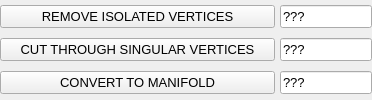
	<widget class="QWidget" name="panelManifold">
	  <property name="sizePolicy">
	    <sizepolicy hsizetype="Expanding" vsizetype="Fixed">
	      <horstretch>0</horstretch>
	      <verstretch>0</verstretch>
	    </sizepolicy>
	  </property>
	  <property name="visible">
	    <bool>false</bool>
	  </property>

	  <layout class="QGridLayout" name="panelManifoldGridLayout">
	    <property name="leftMargin">
	      <number>0</number>
	    </property>
	    <property name="topMargin">
	      <number>0</number>
	    </property>
	    <property name="rightMargin">
	      <number>0</number>
	    </property>
	    <property name="bottomMargin">
	      <number>0</number>
	    </property>
	    <property name="spacing">
	      <number>5</number>
	    </property>

	    <item row="0" column="0" colspan="3">
	      <widget class="QPushButton"
		      name="pushButtonRemoveIsolatedVertices">
		<property name="sizePolicy">
		  <sizepolicy hsizetype="Expanding" vsizetype="Fixed">
		    <horstretch>1</horstretch>
		    <verstretch>0</verstretch>
		  </sizepolicy>
		</property>
		<property name="text">
		  <string>REMOVE ISOLATED VERTICES</string>
		</property>
		<property name="font">
		  <font>
		    <pointsize>10</pointsize>
		  </font>
		</property>
	      </widget>
	    </item>

	    <item row="0" column="3">
	      <widget class="QLineEdit"
		      name="editRemoveIsolatedVertices">
		<property name="sizePolicy">
		  <sizepolicy hsizetype="Expanding" vsizetype="Fixed">
		    <horstretch>1</horstretch>
		    <verstretch>0</verstretch>
		  </sizepolicy>
		</property>
		<property name="text">
		  <string>???</string>
		</property>
		<property name="readOnly">
		  <bool>true</bool>
		</property>
		<property name="font">
		  <font>
		    <pointsize>10</pointsize>
		  </font>
		</property>
	      </widget>
	    </item>

	    <item row="1" column="0" colspan="3">
	      <widget class="QPushButton"
		      name="pushButtonCutThroughSingularVertices">
		<property name="sizePolicy">
		  <sizepolicy hsizetype="Expanding" vsizetype="Fixed">
		    <horstretch>1</horstretch>
		    <verstretch>0</verstretch>
		  </sizepolicy>
		</property>
		<property name="text">
		  <string>CUT THROUGH SINGULAR VERTICES</string>
		</property>
		<property name="font">
		  <font>
		    <pointsize>10</pointsize>
		  </font>
		</property>
	      </widget>
	    </item>

	    <item row="1" column="3">
	      <widget class="QLineEdit"
		      name="editCutThroughSingularVertices">
		<property name="sizePolicy">
		  <sizepolicy hsizetype="Expanding" vsizetype="Fixed">
		    <horstretch>1</horstretch>
		    <verstretch>0</verstretch>
		  </sizepolicy>
		</property>
		<property name="text">
		  <string>???</string>
		</property>
		<property name="readOnly">
		  <bool>true</bool>
		</property>
		<property name="font">
		  <font>
		    <pointsize>10</pointsize>
		  </font>
		</property>
	      </widget>
	    </item>

	    <item row="2" column="0" colspan="3">
	      <widget class="QPushButton"
		      name="pushButtonConvertToManifold">
		<property name="sizePolicy">
		  <sizepolicy hsizetype="Expanding" vsizetype="Fixed">
		    <horstretch>1</horstretch>
		    <verstretch>0</verstretch>
		  </sizepolicy>
		</property>
		<property name="text">
		  <string>CONVERT TO MANIFOLD</string>
		</property>
		<property name="font">
		  <font>
		    <pointsize>10</pointsize>
		  </font>
		</property>
	      </widget>
	    </item>
 
	    <item row="2" column="3">
	      <widget class="QLineEdit"
		      name="editConvertToManifold">
		<property name="sizePolicy">
		  <sizepolicy hsizetype="Expanding" vsizetype="Fixed">
		    <horstretch>1</horstretch>
		    <verstretch>0</verstretch>
		  </sizepolicy>
		</property>
		<property name="text">
		  <string>???</string>
		</property>
		<property name="readOnly">
		  <bool>true</bool>
		</property>
		<property name="font">
		  <font>
		    <pointsize>10</pointsize>
		  </font>
		</property>
	      </widget>
	    </item>

	  </layout>
	</widget>
